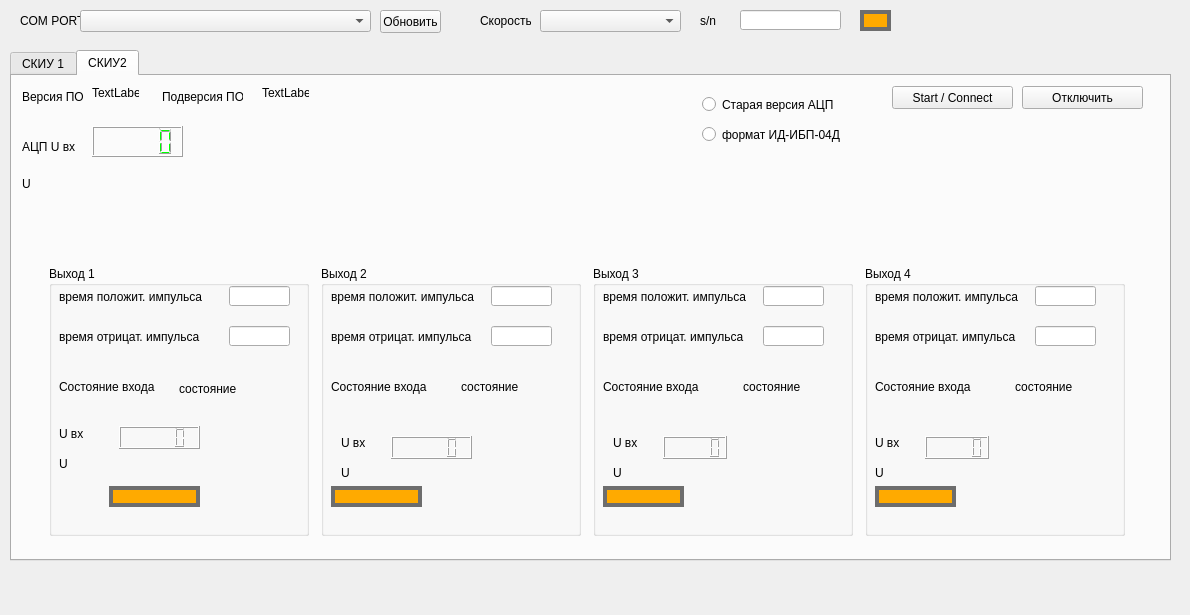
<?xml version="1.0" encoding="UTF-8"?>
<ui version="4.0">
 <class>MainWindow</class>
 <widget class="QMainWindow" name="MainWindow">
  <property name="geometry">
   <rect>
    <x>0</x>
    <y>0</y>
    <width>1190</width>
    <height>615</height>
   </rect>
  </property>
  <property name="windowTitle">
   <string>MainWindow</string>
  </property>
  <widget class="QWidget" name="centralwidget">
   <widget class="QTabWidget" name="tabWidget">
    <property name="geometry">
     <rect>
      <x>10</x>
      <y>50</y>
      <width>1161</width>
      <height>511</height>
     </rect>
    </property>
    <property name="currentIndex">
     <number>1</number>
    </property>
    <widget class="QWidget" name="skiu1">
     <attribute name="title">
      <string>СКИУ 1</string>
     </attribute>
     <widget class="QPushButton" name="connect_btn">
      <property name="geometry">
       <rect>
        <x>10</x>
        <y>140</y>
        <width>121</width>
        <height>23</height>
       </rect>
      </property>
      <property name="text">
       <string>Start / Connect</string>
      </property>
     </widget>
     <widget class="QPushButton" name="close_btn">
      <property name="geometry">
       <rect>
        <x>10</x>
        <y>180</y>
        <width>121</width>
        <height>23</height>
       </rect>
      </property>
      <property name="text">
       <string>Отключится</string>
      </property>
     </widget>
     <widget class="QPushButton" name="send_btn">
      <property name="geometry">
       <rect>
        <x>630</x>
        <y>160</y>
        <width>121</width>
        <height>23</height>
       </rect>
      </property>
      <property name="text">
       <string>Отправить</string>
      </property>
     </widget>
     <widget class="QPushButton" name="btn1">
      <property name="geometry">
       <rect>
        <x>20</x>
        <y>250</y>
        <width>75</width>
        <height>23</height>
       </rect>
      </property>
      <property name="text">
       <string>1</string>
      </property>
     </widget>
     <widget class="QPushButton" name="btn2">
      <property name="geometry">
       <rect>
        <x>20</x>
        <y>290</y>
        <width>75</width>
        <height>23</height>
       </rect>
      </property>
      <property name="text">
       <string>2</string>
      </property>
     </widget>
     <widget class="QPushButton" name="btn3">
      <property name="geometry">
       <rect>
        <x>20</x>
        <y>330</y>
        <width>75</width>
        <height>23</height>
       </rect>
      </property>
      <property name="text">
       <string>3</string>
      </property>
     </widget>
     <widget class="QPushButton" name="btn4">
      <property name="geometry">
       <rect>
        <x>20</x>
        <y>370</y>
        <width>75</width>
        <height>23</height>
       </rect>
      </property>
      <property name="text">
       <string>4</string>
      </property>
     </widget>
     <widget class="QLineEdit" name="lineEdit_2">
      <property name="geometry">
       <rect>
        <x>640</x>
        <y>30</y>
        <width>113</width>
        <height>20</height>
       </rect>
      </property>
     </widget>
     <widget class="QLabel" name="label_2">
      <property name="geometry">
       <rect>
        <x>560</x>
        <y>30</y>
        <width>47</width>
        <height>21</height>
       </rect>
      </property>
      <property name="text">
       <string>TextLabel</string>
      </property>
     </widget>
     <widget class="QListWidget" name="out_list">
      <property name="geometry">
       <rect>
        <x>360</x>
        <y>210</y>
        <width>391</width>
        <height>331</height>
       </rect>
      </property>
     </widget>
     <widget class="QLineEdit" name="r1_deley_lineEdit">
      <property name="geometry">
       <rect>
        <x>120</x>
        <y>250</y>
        <width>51</width>
        <height>20</height>
       </rect>
      </property>
     </widget>
     <widget class="QLineEdit" name="r1_time_lineEdit">
      <property name="geometry">
       <rect>
        <x>220</x>
        <y>250</y>
        <width>51</width>
        <height>20</height>
       </rect>
      </property>
     </widget>
     <widget class="QLabel" name="label_3">
      <property name="geometry">
       <rect>
        <x>230</x>
        <y>230</y>
        <width>47</width>
        <height>13</height>
       </rect>
      </property>
      <property name="text">
       <string>Вр. ср.</string>
      </property>
     </widget>
     <widget class="QLabel" name="label_4">
      <property name="geometry">
       <rect>
        <x>130</x>
        <y>230</y>
        <width>41</width>
        <height>16</height>
       </rect>
      </property>
      <property name="text">
       <string>Зад.</string>
      </property>
     </widget>
     <widget class="QLineEdit" name="input_lineEdit">
      <property name="geometry">
       <rect>
        <x>360</x>
        <y>130</y>
        <width>391</width>
        <height>20</height>
       </rect>
      </property>
     </widget>
    </widget>
    <widget class="QWidget" name="skiu2">
     <attribute name="title">
      <string>СКИУ2</string>
     </attribute>
     <widget class="QLabel" name="label_7">
      <property name="geometry">
       <rect>
        <x>10</x>
        <y>10</y>
        <width>81</width>
        <height>21</height>
       </rect>
      </property>
      <property name="text">
       <string>Версия ПО</string>
      </property>
     </widget>
     <widget class="QLabel" name="label_8">
      <property name="geometry">
       <rect>
        <x>150</x>
        <y>10</y>
        <width>81</width>
        <height>21</height>
       </rect>
      </property>
      <property name="text">
       <string>Подверсия ПО</string>
      </property>
     </widget>
     <widget class="QLabel" name="version_ckiu2_lbl">
      <property name="geometry">
       <rect>
        <x>80</x>
        <y>10</y>
        <width>47</width>
        <height>13</height>
       </rect>
      </property>
      <property name="text">
       <string>TextLabel</string>
      </property>
     </widget>
     <widget class="QLabel" name="sub_version_ckiu2_lbl">
      <property name="geometry">
       <rect>
        <x>250</x>
        <y>10</y>
        <width>47</width>
        <height>13</height>
       </rect>
      </property>
      <property name="text">
       <string>TextLabel</string>
      </property>
     </widget>
     <widget class="QRadioButton" name="version_acp_radioButton">
      <property name="geometry">
       <rect>
        <x>690</x>
        <y>20</y>
        <width>131</width>
        <height>17</height>
       </rect>
      </property>
      <property name="text">
       <string>Старая версия АЦП</string>
      </property>
     </widget>
     <widget class="QRadioButton" name="version_ibp_radioButton">
      <property name="geometry">
       <rect>
        <x>690</x>
        <y>50</y>
        <width>141</width>
        <height>17</height>
       </rect>
      </property>
      <property name="text">
       <string>формат ИД-ИБП-04Д</string>
      </property>
     </widget>
     <widget class="QPushButton" name="connect_ckiu_2_btn">
      <property name="geometry">
       <rect>
        <x>880</x>
        <y>10</y>
        <width>121</width>
        <height>23</height>
       </rect>
      </property>
      <property name="text">
       <string>Start / Connect</string>
      </property>
     </widget>
     <widget class="QPushButton" name="close_ckiu_2_btn">
      <property name="geometry">
       <rect>
        <x>1010</x>
        <y>10</y>
        <width>121</width>
        <height>23</height>
       </rect>
      </property>
      <property name="text">
       <string>Отключить</string>
      </property>
     </widget>
     <widget class="QLabel" name="label_19">
      <property name="geometry">
       <rect>
        <x>10</x>
        <y>60</y>
        <width>61</width>
        <height>21</height>
       </rect>
      </property>
      <property name="text">
       <string>АЦП U вх</string>
      </property>
     </widget>
     <widget class="QLabel" name="u_in_acp_lbl">
      <property name="geometry">
       <rect>
        <x>10</x>
        <y>100</y>
        <width>71</width>
        <height>16</height>
       </rect>
      </property>
      <property name="text">
       <string>U</string>
      </property>
     </widget>
     <widget class="QWidget" name="horizontalLayoutWidget">
      <property name="geometry">
       <rect>
        <x>20</x>
        <y>180</y>
        <width>1111</width>
        <height>291</height>
       </rect>
      </property>
      <layout class="QHBoxLayout" name="horizontalLayout">
       <property name="spacing">
        <number>5</number>
       </property>
       <property name="leftMargin">
        <number>10</number>
       </property>
       <property name="topMargin">
        <number>10</number>
       </property>
       <property name="rightMargin">
        <number>10</number>
       </property>
       <property name="bottomMargin">
        <number>10</number>
       </property>
       <item>
        <widget class="QGroupBox" name="groupBox">
         <property name="sizePolicy">
          <sizepolicy hsizetype="Fixed" vsizetype="Fixed">
           <horstretch>0</horstretch>
           <verstretch>0</verstretch>
          </sizepolicy>
         </property>
         <property name="minimumSize">
          <size>
           <width>260</width>
           <height>270</height>
          </size>
         </property>
         <property name="title">
          <string>Выход 1</string>
         </property>
         <widget class="QLabel" name="label_11">
          <property name="geometry">
           <rect>
            <x>10</x>
            <y>20</y>
            <width>151</width>
            <height>21</height>
           </rect>
          </property>
          <property name="text">
           <string>время положит. импульса</string>
          </property>
         </widget>
         <widget class="QLabel" name="label_15">
          <property name="geometry">
           <rect>
            <x>10</x>
            <y>60</y>
            <width>141</width>
            <height>21</height>
           </rect>
          </property>
          <property name="text">
           <string>время отрицат. импульса</string>
          </property>
         </widget>
         <widget class="QLabel" name="label_20">
          <property name="geometry">
           <rect>
            <x>10</x>
            <y>110</y>
            <width>101</width>
            <height>21</height>
           </rect>
          </property>
          <property name="text">
           <string>Состояние входа</string>
          </property>
         </widget>
         <widget class="QLabel" name="label_24">
          <property name="geometry">
           <rect>
            <x>130</x>
            <y>112</y>
            <width>61</width>
            <height>21</height>
           </rect>
          </property>
          <property name="text">
           <string>состояние</string>
          </property>
         </widget>
         <widget class="QLabel" name="label_29">
          <property name="geometry">
           <rect>
            <x>10</x>
            <y>160</y>
            <width>41</width>
            <height>16</height>
           </rect>
          </property>
          <property name="text">
           <string>U вх</string>
          </property>
         </widget>
         <widget class="QLabel" name="u_in_1_lbl">
          <property name="geometry">
           <rect>
            <x>10</x>
            <y>190</y>
            <width>47</width>
            <height>16</height>
           </rect>
          </property>
          <property name="text">
           <string>U</string>
          </property>
         </widget>
         <widget class="QLineEdit" name="in1_t_pos_imp_lineEdit">
          <property name="geometry">
           <rect>
            <x>180</x>
            <y>20</y>
            <width>61</width>
            <height>20</height>
           </rect>
          </property>
         </widget>
         <widget class="QLineEdit" name="in1_t_neg_imp_lineEdit">
          <property name="geometry">
           <rect>
            <x>180</x>
            <y>60</y>
            <width>61</width>
            <height>20</height>
           </rect>
          </property>
         </widget>
         <widget class="QLabel" name="state_in_1_lbl">
          <property name="geometry">
           <rect>
            <x>60</x>
            <y>220</y>
            <width>91</width>
            <height>21</height>
           </rect>
          </property>
          <property name="styleSheet">
           <string notr="true">QLabel {
	border:4px solid rgb(109, 109, 109);
	background-color: rgb(255, 170, 0);
	
}</string>
          </property>
          <property name="text">
           <string/>
          </property>
         </widget>
         <widget class="QLCDNumber" name="u_in_1_lcd">
          <property name="geometry">
           <rect>
            <x>70</x>
            <y>160</y>
            <width>81</width>
            <height>23</height>
           </rect>
          </property>
         </widget>
        </widget>
       </item>
       <item>
        <widget class="QGroupBox" name="groupBox_2">
         <property name="sizePolicy">
          <sizepolicy hsizetype="Fixed" vsizetype="Fixed">
           <horstretch>0</horstretch>
           <verstretch>0</verstretch>
          </sizepolicy>
         </property>
         <property name="minimumSize">
          <size>
           <width>260</width>
           <height>270</height>
          </size>
         </property>
         <property name="title">
          <string>Выход 2</string>
         </property>
         <widget class="QLabel" name="label_12">
          <property name="geometry">
           <rect>
            <x>10</x>
            <y>20</y>
            <width>151</width>
            <height>21</height>
           </rect>
          </property>
          <property name="text">
           <string>время положит. импульса</string>
          </property>
         </widget>
         <widget class="QLabel" name="label_16">
          <property name="geometry">
           <rect>
            <x>10</x>
            <y>60</y>
            <width>141</width>
            <height>21</height>
           </rect>
          </property>
          <property name="text">
           <string>время отрицат. импульса</string>
          </property>
         </widget>
         <widget class="QLabel" name="label_21">
          <property name="geometry">
           <rect>
            <x>10</x>
            <y>110</y>
            <width>101</width>
            <height>21</height>
           </rect>
          </property>
          <property name="text">
           <string>Состояние входа</string>
          </property>
         </widget>
         <widget class="QLabel" name="label_25">
          <property name="geometry">
           <rect>
            <x>140</x>
            <y>110</y>
            <width>61</width>
            <height>21</height>
           </rect>
          </property>
          <property name="text">
           <string>состояние</string>
          </property>
         </widget>
         <widget class="QLabel" name="label_31">
          <property name="geometry">
           <rect>
            <x>20</x>
            <y>170</y>
            <width>47</width>
            <height>13</height>
           </rect>
          </property>
          <property name="text">
           <string>U вх</string>
          </property>
         </widget>
         <widget class="QLabel" name="u_in_2_lbl">
          <property name="geometry">
           <rect>
            <x>20</x>
            <y>200</y>
            <width>47</width>
            <height>13</height>
           </rect>
          </property>
          <property name="text">
           <string>U</string>
          </property>
         </widget>
         <widget class="QLineEdit" name="in2_t_pos_imp_lineEdit">
          <property name="geometry">
           <rect>
            <x>170</x>
            <y>20</y>
            <width>61</width>
            <height>20</height>
           </rect>
          </property>
         </widget>
         <widget class="QLineEdit" name="in2_t_neg_imp_lineEdit">
          <property name="geometry">
           <rect>
            <x>170</x>
            <y>60</y>
            <width>61</width>
            <height>20</height>
           </rect>
          </property>
         </widget>
         <widget class="QLabel" name="state_in_2_lbl">
          <property name="geometry">
           <rect>
            <x>10</x>
            <y>220</y>
            <width>91</width>
            <height>21</height>
           </rect>
          </property>
          <property name="styleSheet">
           <string notr="true">QLabel {
	border:4px solid rgb(109, 109, 109);
	background-color: rgb(255, 170, 0);
	
}</string>
          </property>
          <property name="text">
           <string/>
          </property>
         </widget>
         <widget class="QLCDNumber" name="u_in_2_lcd">
          <property name="geometry">
           <rect>
            <x>70</x>
            <y>170</y>
            <width>81</width>
            <height>23</height>
           </rect>
          </property>
         </widget>
        </widget>
       </item>
       <item>
        <widget class="QGroupBox" name="groupBox_3">
         <property name="sizePolicy">
          <sizepolicy hsizetype="Fixed" vsizetype="Fixed">
           <horstretch>0</horstretch>
           <verstretch>0</verstretch>
          </sizepolicy>
         </property>
         <property name="minimumSize">
          <size>
           <width>260</width>
           <height>270</height>
          </size>
         </property>
         <property name="title">
          <string>Выход 3</string>
         </property>
         <widget class="QLabel" name="label_13">
          <property name="geometry">
           <rect>
            <x>10</x>
            <y>20</y>
            <width>151</width>
            <height>21</height>
           </rect>
          </property>
          <property name="text">
           <string>время положит. импульса</string>
          </property>
         </widget>
         <widget class="QLabel" name="label_17">
          <property name="geometry">
           <rect>
            <x>10</x>
            <y>60</y>
            <width>141</width>
            <height>21</height>
           </rect>
          </property>
          <property name="text">
           <string>время отрицат. импульса</string>
          </property>
         </widget>
         <widget class="QLabel" name="label_22">
          <property name="geometry">
           <rect>
            <x>10</x>
            <y>110</y>
            <width>101</width>
            <height>21</height>
           </rect>
          </property>
          <property name="text">
           <string>Состояние входа</string>
          </property>
         </widget>
         <widget class="QLabel" name="label_26">
          <property name="geometry">
           <rect>
            <x>150</x>
            <y>110</y>
            <width>61</width>
            <height>21</height>
           </rect>
          </property>
          <property name="text">
           <string>состояние</string>
          </property>
         </widget>
         <widget class="QLabel" name="label_32">
          <property name="geometry">
           <rect>
            <x>20</x>
            <y>170</y>
            <width>47</width>
            <height>13</height>
           </rect>
          </property>
          <property name="text">
           <string>U вх</string>
          </property>
         </widget>
         <widget class="QLabel" name="u_in_3_lbl">
          <property name="geometry">
           <rect>
            <x>20</x>
            <y>200</y>
            <width>47</width>
            <height>13</height>
           </rect>
          </property>
          <property name="text">
           <string>U</string>
          </property>
         </widget>
         <widget class="QLineEdit" name="in3_t_pos_imp_lineEdit">
          <property name="geometry">
           <rect>
            <x>170</x>
            <y>20</y>
            <width>61</width>
            <height>20</height>
           </rect>
          </property>
         </widget>
         <widget class="QLineEdit" name="in3_t_neg_imp_lineEdit">
          <property name="geometry">
           <rect>
            <x>170</x>
            <y>60</y>
            <width>61</width>
            <height>20</height>
           </rect>
          </property>
         </widget>
         <widget class="QLabel" name="state_in_3_lbl">
          <property name="geometry">
           <rect>
            <x>10</x>
            <y>220</y>
            <width>81</width>
            <height>21</height>
           </rect>
          </property>
          <property name="styleSheet">
           <string notr="true">QLabel {
	border:4px solid rgb(109, 109, 109);
	background-color: rgb(255, 170, 0);
	
}</string>
          </property>
          <property name="text">
           <string/>
          </property>
         </widget>
         <widget class="QLCDNumber" name="u_in_3_lcd">
          <property name="geometry">
           <rect>
            <x>70</x>
            <y>170</y>
            <width>64</width>
            <height>23</height>
           </rect>
          </property>
         </widget>
        </widget>
       </item>
       <item>
        <widget class="QGroupBox" name="groupBox_4">
         <property name="sizePolicy">
          <sizepolicy hsizetype="Fixed" vsizetype="Fixed">
           <horstretch>0</horstretch>
           <verstretch>0</verstretch>
          </sizepolicy>
         </property>
         <property name="minimumSize">
          <size>
           <width>260</width>
           <height>270</height>
          </size>
         </property>
         <property name="title">
          <string>Выход 4</string>
         </property>
         <widget class="QLabel" name="label_14">
          <property name="geometry">
           <rect>
            <x>10</x>
            <y>20</y>
            <width>151</width>
            <height>21</height>
           </rect>
          </property>
          <property name="text">
           <string>время положит. импульса</string>
          </property>
         </widget>
         <widget class="QLabel" name="label_18">
          <property name="geometry">
           <rect>
            <x>10</x>
            <y>60</y>
            <width>141</width>
            <height>21</height>
           </rect>
          </property>
          <property name="text">
           <string>время отрицат. импульса</string>
          </property>
         </widget>
         <widget class="QLabel" name="label_23">
          <property name="geometry">
           <rect>
            <x>10</x>
            <y>110</y>
            <width>101</width>
            <height>21</height>
           </rect>
          </property>
          <property name="text">
           <string>Состояние входа</string>
          </property>
         </widget>
         <widget class="QLabel" name="label_27">
          <property name="geometry">
           <rect>
            <x>150</x>
            <y>110</y>
            <width>61</width>
            <height>21</height>
           </rect>
          </property>
          <property name="text">
           <string>состояние</string>
          </property>
         </widget>
         <widget class="QLabel" name="label_33">
          <property name="geometry">
           <rect>
            <x>10</x>
            <y>170</y>
            <width>47</width>
            <height>13</height>
           </rect>
          </property>
          <property name="text">
           <string>U вх</string>
          </property>
         </widget>
         <widget class="QLabel" name="u_in_4_lbl">
          <property name="geometry">
           <rect>
            <x>10</x>
            <y>200</y>
            <width>47</width>
            <height>13</height>
           </rect>
          </property>
          <property name="text">
           <string>U</string>
          </property>
         </widget>
         <widget class="QLineEdit" name="in4_t_pos_imp_lineEdit">
          <property name="geometry">
           <rect>
            <x>170</x>
            <y>20</y>
            <width>61</width>
            <height>20</height>
           </rect>
          </property>
         </widget>
         <widget class="QLineEdit" name="in4_t_neg_imp_lineEdit">
          <property name="geometry">
           <rect>
            <x>170</x>
            <y>60</y>
            <width>61</width>
            <height>20</height>
           </rect>
          </property>
         </widget>
         <widget class="QLabel" name="state_in_4_lbl">
          <property name="geometry">
           <rect>
            <x>10</x>
            <y>220</y>
            <width>81</width>
            <height>21</height>
           </rect>
          </property>
          <property name="styleSheet">
           <string notr="true">QLabel {
	border:4px solid rgb(109, 109, 109);
	background-color: rgb(255, 170, 0);
	
}</string>
          </property>
          <property name="text">
           <string/>
          </property>
         </widget>
         <widget class="QLCDNumber" name="u_in_4_lcd">
          <property name="geometry">
           <rect>
            <x>60</x>
            <y>170</y>
            <width>64</width>
            <height>23</height>
           </rect>
          </property>
         </widget>
        </widget>
       </item>
      </layout>
     </widget>
     <widget class="QLCDNumber" name="u_in_lcd">
      <property name="geometry">
       <rect>
        <x>80</x>
        <y>50</y>
        <width>91</width>
        <height>31</height>
       </rect>
      </property>
      <property name="styleSheet">
       <string notr="true">QLCDNumber {
	color: rgb(0, 255, 0);
}</string>
      </property>
     </widget>
    </widget>
   </widget>
   <widget class="QLabel" name="label_5">
    <property name="geometry">
     <rect>
      <x>20</x>
      <y>10</y>
      <width>71</width>
      <height>21</height>
     </rect>
    </property>
    <property name="text">
     <string>COM PORT</string>
    </property>
   </widget>
   <widget class="QComboBox" name="port_comboBox">
    <property name="geometry">
     <rect>
      <x>80</x>
      <y>10</y>
      <width>291</width>
      <height>22</height>
     </rect>
    </property>
   </widget>
   <widget class="QLabel" name="label_6">
    <property name="geometry">
     <rect>
      <x>480</x>
      <y>10</y>
      <width>51</width>
      <height>21</height>
     </rect>
    </property>
    <property name="text">
     <string>Скорость</string>
    </property>
   </widget>
   <widget class="QComboBox" name="speed_comboBox">
    <property name="geometry">
     <rect>
      <x>540</x>
      <y>10</y>
      <width>141</width>
      <height>22</height>
     </rect>
    </property>
   </widget>
   <widget class="QLabel" name="label">
    <property name="geometry">
     <rect>
      <x>700</x>
      <y>10</y>
      <width>31</width>
      <height>21</height>
     </rect>
    </property>
    <property name="text">
     <string>s/n</string>
    </property>
   </widget>
   <widget class="QLineEdit" name="sn_lineEdit">
    <property name="geometry">
     <rect>
      <x>740</x>
      <y>10</y>
      <width>101</width>
      <height>20</height>
     </rect>
    </property>
   </widget>
   <widget class="QLabel" name="state_lbl">
    <property name="geometry">
     <rect>
      <x>860</x>
      <y>10</y>
      <width>31</width>
      <height>21</height>
     </rect>
    </property>
    <property name="styleSheet">
     <string notr="true">QLabel {
	border:4px solid rgb(109, 109, 109);
	background-color: rgb(255, 170, 0);
	
}</string>
    </property>
    <property name="text">
     <string/>
    </property>
   </widget>
   <widget class="QPushButton" name="update_btn">
    <property name="geometry">
     <rect>
      <x>380</x>
      <y>10</y>
      <width>61</width>
      <height>23</height>
     </rect>
    </property>
    <property name="text">
     <string>Обновить</string>
    </property>
   </widget>
  </widget>
  <widget class="QMenuBar" name="menubar">
   <property name="geometry">
    <rect>
     <x>0</x>
     <y>0</y>
     <width>1190</width>
     <height>21</height>
    </rect>
   </property>
  </widget>
 </widget>
 <resources/>
 <connections/>
</ui>
